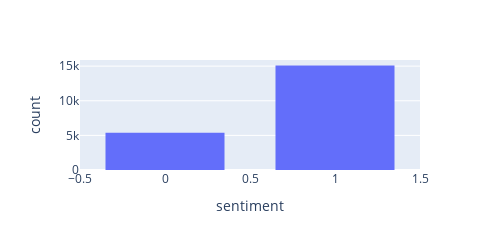

The code cell stored with this chart in its notebook:
### Code cell
fig = px.histogram(tripadvisor_df, x="sentiment", width=500, height=250)
fig.update_layout(bargap=0.3)
fig.show()

### Figure 1 — Plotly figure (JSON) as saved in the notebook; plotly's stock layout.template omitted (floating-point values rounded to 4 significant figures; data arrays with more than 128 entries replaced by an {"elided": "..."} marker saying what was removed)
{"data": [{"alignmentgroup": "True", "bingroup": "x", "hovertemplate": "sentiment=%{x}<br>count=%{y}<extra></extra>", "legendgroup": "", "marker": {"color": "#636efa", "pattern": {"shape": ""}}, "name": "", "offsetgroup": "", "orientation": "v", "showlegend": false, "type": "histogram", "x": {"elided": "20491 int values"}, "xaxis": "x", "yaxis": "y"}], "layout": {"bargap": 0.3, "barmode": "relative", "height": 250, "legend": {"tracegroupgap": 0}, "margin": {"t": 60}, "width": 500, "xaxis": {"anchor": "y", "domain": [0, 1], "title": {"text": "sentiment"}}, "yaxis": {"anchor": "x", "domain": [0, 1], "title": {"text": "count"}}}}
